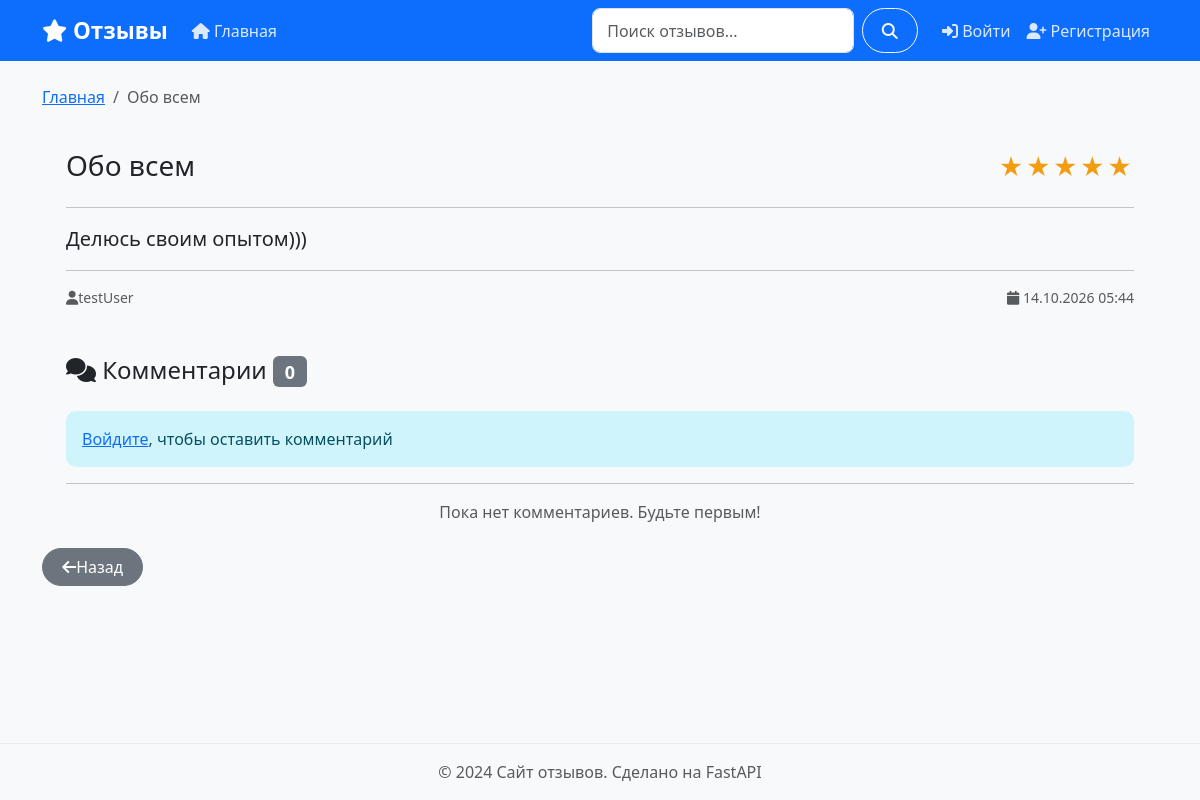
The app's page /reviews/1, older data.
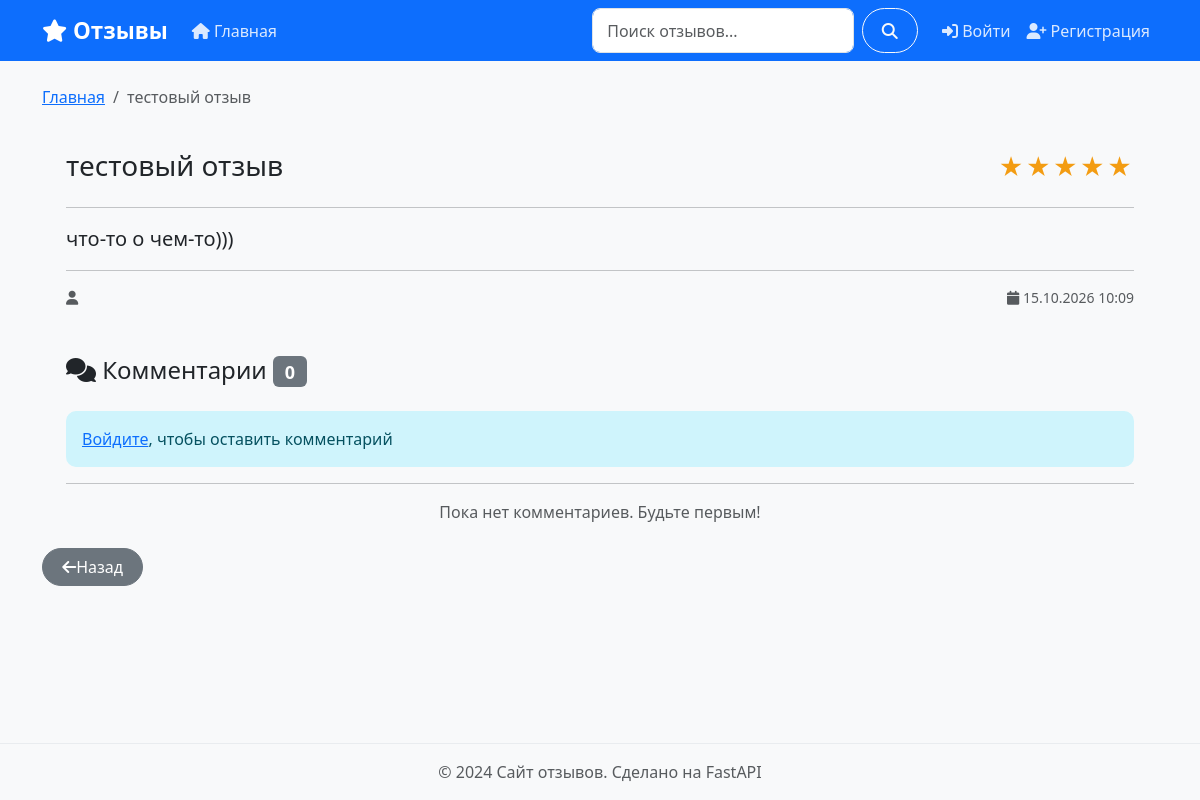
The same page, newer data.
### app/models.py (models this page shows)
class Review(Base):
    __tablename__ = "reviews"
    id = Column(Integer, primary_key=True, index=True)
    title = Column(String(200), nullable=False)
    content = Column(Text, nullable=False)
    rating = Column(Integer, nullable=True)
    created_at = Column(DateTime(timezone=True), server_default=func.now())
    updated_at = Column(DateTime(timezone=True), onupdate=func.now())
    user_id = Column(
        Integer,
        ForeignKey("users.id", ondelete="CASCADE"),
        nullable=False
    )
    author = relationship("User", back_populates="reviews")
    comments = relationship(
        'Comment',
        back_populates='review',
        cascade='all, delete-orphan',
        order_by='Comment.created_at'
    )

class User(Base):
    __tablename__ = "users"
    id = Column(Integer, primary_key=True, index=True)
    username = Column(String(50), unique=True, index=True, nullable=False)
    email = Column(String(100), unique=True, index=True, nullable=True)
    hashed_password = Column(String(255), nullable=False)
    is_active = Column(Boolean, default=True, nullable=False)
    created_at = Column(DateTime(timezone=True), server_default=func.now())
    reviews = relationship(
        "Review",
        back_populates="author",
        cascade="all, delete-orphan"
    )
    comments = relationship(
        'Comment',
        back_populates='author',
        cascade='all, delete-orphan'
    )

### app/routers/pages.py (the view)
@router.get('/reviews/{review_id}', response_class=HTMLResponse)
async def review_detail(review_id: int, request: Request,
                        db: Session = Depends(get_db)):
    review = get_review(db, review_id)
    if not review:
        raise HTTPException(404, "Отзыв не найден")
    comments = get_review_comments(db, review_id)
    return request.state.templates.TemplateResponse(
        'review_detail.html',
        _ctx(request, {'review': review, 'comments': comments})
    )

### templates/review_detail.html (shortened to what this page needs)
{% extends 'base.html' %}
{% block content %}
<div class="row justify-content-center">
    <div class="col-mg-8">
        <nav aria-label="breadcrumb">
            <ol class="breadcrumb">
                <li class="breadcrumb-item">
                    <a href="/">Главная</a>
                </li>
                <li class="breadcrumb-item active">{{ review.title|truncate(30) }}</li>
            </ol>
        </nav>
        <div class="card-shadow">
            <div class="card-body p-4">
                <div class="d-flex justify-content-between align-items-start mb-3>">
                    <h1 class="h3">{{ review.title }}</h1>
                    <div class="text-warning" style="font-size: 1.5rem;">
                        {% for _ in range(review.rating) %}★{% endfor %}
                    </div>
                </div>
                <hr>
                <p class="lead" style="white-space: pre-wrap;">{{ review.content }}</p>
                <hr>
                <div class="d-flex justify-content-between text-muted small">
                    <span><i class="fas fa-user"></i>{{ review.author.username }}</span>
                    <span>
                        <i class="fas fa-calendar"></i>
                        {{ review.created_at.strftime('%d.%m.%Y %H:%M') }}
                    </span>
                </div>
            </div>
        </div>
        <div class="card-shadow">
            <div class="card-body p-4">
                <h4 class="mb-4">
                    <i class="fas fa-comments"></i>
                    Комментарии
                    <span class="badge bg-secondary">{{ comments|length }}</span>
                </h4>
                {% if user %}
                <form method="post" accept="/comments/review/{{ review.id }}/create" class="mb-4">
                    <div class="mb-3">
                        <textarea name="content"
                        class="form-control"
                        rows="3"
                        required
                        maxlength="2000"
                        placeholder="Оставьте комментарий"></textarea>
                    </div>
                    <button type="submit" class="btn btn-primary btn-sm">
                        <i class="fas fa-paper-plane"></i>Отправить
                    </button>
                </form>
                {% else %}
                <div class="alert alert-info">
                    <a href="/auth/login">Войдите</a>, чтобы оставить комментарий
                </div>
                {% endif %}
                <hr>
                {% if comments %}
                {% for comment in comments %}
                <div class="d-flex mb-3" id="comment-{{ comment.id }}">
                    <div class="flex-shrink-0 me-3">
                        <div class="bg-primary text-white rounded-circle d-flex align-items-center justify-content-center"
                        style="width: 40px; height: 40ppx;">
                        {{ comment.author.username[0]|upper }}
                    </div>
                    </div>
                    <div class="flex-grow-1">
                        <div class="d-flex justify-content-between align-items-start">
                            <div>
                                <strong>{{ comment.author.username }}</strong>
                                <small class="text-muted ms-2">
                                    {{ comment.created_at.strftime('%d.%m.%Y %H:%M') }}
                                    {% if comment.updated_at %}
                                    <em>(изменен)</em>
                                    {% endif %}
                                </small>
                            </div>
                            {% if user and user.id == comment.user_id %}
                            <form method="post"
                            action="/comments/{{ comment.id }}/delete"
                            onsubmit="return confirm('Удалить комментарий?')">
                            <button type="submit" class="btn btn-sm bnt-link text-danger p-0">
                                <i class="fas fa-times"></i>
                            </button>
                        </form>
                        {% endif %}
                        </div>
                        <p class="mb-0 mt-1" style="white-space: pre-wrap;">{{ comment.content }}</p>
                    </div>
                </div>
                {% endfor %}
                {% else %}
                <p class="text-muted text-center mb-0">
                    Пока нет комментариев. Будьте первым!
                </p>
                {% endif %}
            </div>
        </div>
        <dif class="mt-3">
            <a href="/" class="btn btn-secondary">
                <i class="fas fa-arrow-left"></i>Назад
            </a>
        </dif>
    </div>
</div>
{% endblock %}

### templates/base.html (shortened to what this page needs)
<!DOCTYPE html>
<html lang="ru">
<head>
    <link href="https://cdn.jsdelivr.net/npm/bootstrap@5.3.0/dist/css/bootstrap.min.css" rel="stylesheet">
    <link rel="stylesheet" href="https://cdnjs.cloudflare.com/ajax/libs/font-awesome/6.4.0/css/all.min.css">
    <link rel="stylesheet" href="/static/style.css">
</head>
<body>
    <nav class="navbar navbar-expand-lg navbar-dark bg-primary">
        <div class="container">
            <a class="navbar-brand" href="/">
                <i class="fas fa-star"></i> Отзывы
            </a>
            <div class="collapse navbar-collapse" id="navContent">
                <ul class="navbar-nav me-auto">
                    <li class="nav-item">
                        <a class="nav-link {% if current_page == 'home' %}active{% endif %}" href="/">
                            <i class="fas fa-home"></i> Главная
                        </a>
                    </li>
                </ul>
                <form class="d-flex me-3" action="/search" method="get">
                    <input class="form-control me-2" type="search" name="q"
                           placeholder="Поиск отзывов..."
                           value="{{ query if query else '' }}">
                    <button class="btn btn-outline-light" type="submit">
                        <i class="fas fa-search"></i>
                    </button>
                </form>
                <ul class="navbar-nav">
                    {% if user %}
                    <li class="nav-item">
                        <span class="nav-link">
                            <i class="fas fa-user"></i> {{ user.username }}
                        </span>
                    </li>
                    <li class="nav-item">
                        <a class="nav-link" href="/auth/logout">
                            <i class="fas fa-sign-out-alt"></i> Выйти
                        </a>
                    </li>
                    {% else %}
                    <li class="nav-item">
                        <a class="nav-link" href="/auth/login">
                            <i class="fas fa-sign-in-alt"></i> Войти
                        </a>
                    </li>
                    <li class="nav-item">
                        <a class="nav-link" href="/auth/register">
                            <i class="fas fa-user-plus"></i> Регистрация
                        </a>
                    </li>
                    {% endif %}
                </ul>
            </div>
        </div>
    </nav>
    <main class="container py-4">
        {% block content %}{% endblock %}
    </main>
    <footer class="bg-light py-3 mt-5">
        <div class="container text-center">
            <p class="text-muted mb-0">© 2024 Сайт отзывов. Сделано на FastAPI</p>
        </div>
    </footer>
</body>
</html>

### static/style.css (style rules this page uses)
body { background-color: #f8f9fa; min-height: 100vh; display: flex; flex-direction: column; }
main { flex: 1; }
.text-warning { color: #f39c12 !important; letter-spacing: 2px; }
.btn { border-radius: 25px; padding-left: 1.2rem; padding-right: 1.2rem; transition: all 0.2s ease; }
.navbar-brand { font-weight: 700; font-size: 1.4rem; }
.navbar-dark .navbar-nav .nav-link { color: rgba(255, 255, 255, 0.85); transition: color 0.2s ease; }
.form-control, .form-select { border-radius: 8px; border: 1px solid #dee2e6; padding: 0.6rem 0.9rem; transition: border-color 0.2s, box-shadow 0.2s; }
.alert { border-radius: 10px; border: none; }
footer { margin-top: auto; border-top: 1px solid #e9ecef; }

Row changes from the older to the newer data that the page shows:
removed User: author.username "testUser"
changed Review: title "Обо всем" → "тестовый отзыв"; content "Делюсь своим опытом)))" → "что-то о чем-то)))"; created_at "14.10.2026 05:44" → "15.10.2026 10:09"
